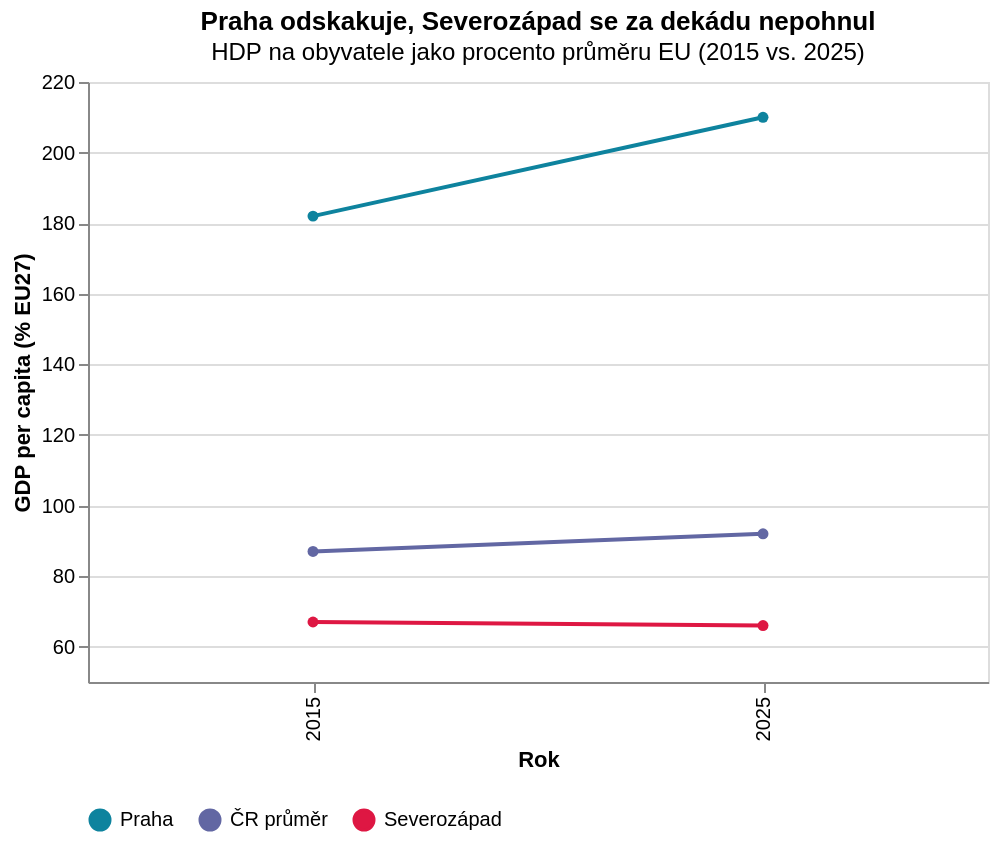

Express this chart as Vega-Lite.
### Vega-Lite specification from a JSON file in a GitHub repository (floating-point values rounded to 4 significant figures)
{"$schema": "https://vega.github.io/schema/vega-lite/v5.json", "title": {"text": "Praha odskakuje, Severozápad se za dekádu nepohnul", "subtitle": "HDP na obyvatele jako procento průměru EU (2015 vs. 2025)"}, "width": 450, "padding": 5, "data": {"values": [{"rok": 2015, "region": "Praha", "gdp": 182}, {"rok": 2025, "region": "Praha", "gdp": 210}, {"rok": 2015, "region": "ČR průměr", "gdp": 87}, {"rok": 2025, "region": "ČR průměr", "gdp": 92}, {"rok": 2015, "region": "Severozápad", "gdp": 67}, {"rok": 2025, "region": "Severozápad", "gdp": 66}]}, "config": {"axis": {}, "legend": {}}, "mark": {"type": "line", "point": true}, "encoding": {"x": {"field": "rok", "type": "ordinal", "title": "Rok"}, "y": {"field": "gdp", "type": "quantitative", "title": "GDP per capita (% EU27)", "scale": {"domain": [50, 220]}}, "color": {"field": "region", "type": "nominal", "scale": {"domain": ["Praha", "ČR průměr", "Severozápad"], "range": ["#0e839e", "#6267a3", "#de1743"]}, "legend": {"orient": "bottom", "title": null}}}, "_source": "Eurostat regional GDP, OECD Czechia Note, PAQ Research"}
